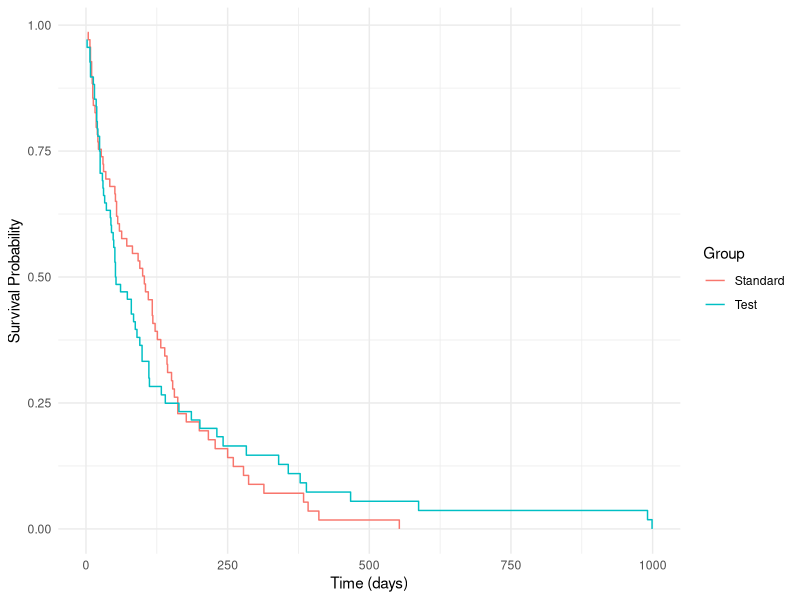

The R source for this figure:
## ---- chunk 1
#| echo: true
#| message: false
#| warning: false

library(survival)
library(ggplot2)

surv.veteran <- survfit(Surv(time, status) ~ trt, data = veteran) # Fitting model
print(summary(surv.veteran), digits=4) # Summary model
## ---- chunk 2
# Plotting KM survival curve by treatment group
km <- summary(surv.veteran)

df <- data.frame(
  time = km$time,
  surv = km$surv,
  group = factor(km$strata, 
                 levels = c("trt=1", "trt=2"),
                 labels = c("Standard", "Test"))
)

ggplot(df, aes(x = time, y = surv, color = group)) +
  geom_step() +
  labs(x = "Time (days)", y = "Survival Probability", color = "Group") +
  theme_minimal()
